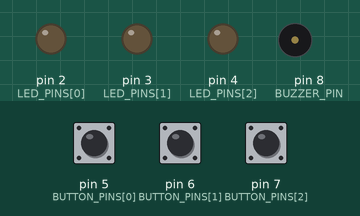
This program was run on a simulated Arduino Uno, built with avr-gcc and run on an emulated ATmega328P. Shown: output pins drawn as LEDs (lit = HIGH), buzzer (waves = sounding). Dashed ring = blinking. The test bench sets the inputs (shaded band); at power-on: pin 5 (BUTTON_PINS[0]) HIGH, pin 6 (BUTTON_PINS[1]) HIGH, pin 7 (BUTTON_PINS[2]) HIGH. Random numbers use the default seed unless the program sets one.

Above: at 1.9 s.
2.0 s: pin 5 (BUTTON_PINS[0]) pulled LOW for 0.15 s
At 2.47 s:
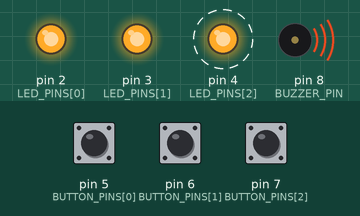
5.0 s: pin 6 (BUTTON_PINS[1]) pulled LOW for 1 s
At 8.3 s:
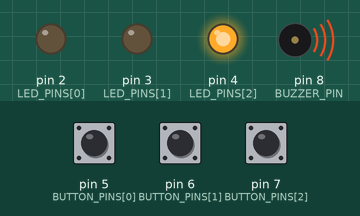
9.0 s: pin 5 (BUTTON_PINS[0]) pulled LOW for 1 s
At 10.72 s:
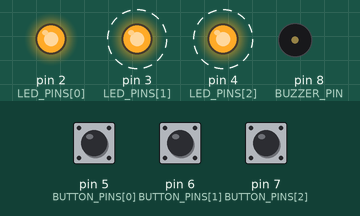
12.0 s: pin 5 (BUTTON_PINS[0]) pulled LOW for 3.2 s
At 13.25 s:
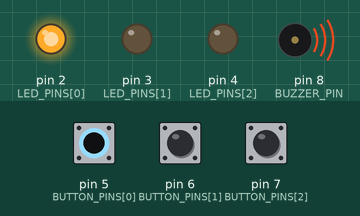
Timing chart, 0 to 19.5 s (numbered marks = the images above; inputs shaded):
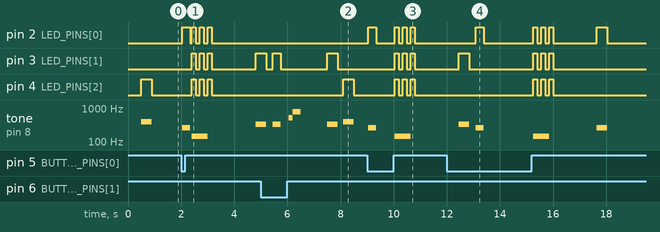

The program:

main.cpp
```cpp
#include <Arduino.h>

// 📌 Configuración de Pines
const uint8_t LED_PINS[3]    = {2, 3, 4}; // Pins para LEDs: Rojo(2), Azul(3), Amarillo(4)
const uint8_t BUTTON_PINS[3] = {5, 6, 7}; // Pins para Botones: Rojo(5), Azul(6), Amarillo(7)
const uint8_t BUZZER_PIN     = 8;        // Pin para el Zumbador

const int TONOS[3] = {261, 329, 392};    // Tonos para cada color (Do, Mi, Sol)

uint8_t secuencia[100];                  // Arreglo para guardar la secuencia
uint8_t nivelActual = 0;                 // Contador de nivel del juego


// SETUP: CONFIGURACIÓN INICIAL DEL HARDWARE
void setup() {
  for (byte i = 0; i < 3; i++) {
    pinMode(LED_PINS[i], OUTPUT);
    digitalWrite(LED_PINS[i], LOW);

    // INPUT_PULLUP activa la resistencia interna del Arduino
    pinMode(BUTTON_PINS[i], INPUT_PULLUP);
  }

  pinMode(BUZZER_PIN, OUTPUT);

  // Usar entrada analógica no conectada para aleatoriedad
  randomSeed(analogRead(A0));
}

// FUNCIONES AUXILIARES DE SONIDO Y LUZ
void encenderElemento(byte indice, int duracion) {
  digitalWrite(LED_PINS[indice], HIGH);
  tone(BUZZER_PIN, TONOS[indice]);
  delay(duracion);
  digitalWrite(LED_PINS[indice], LOW);
  noTone(BUZZER_PIN);
}

void reproducirSecuencia() {
  for (int i = 0; i < nivelActual; i++) {
    encenderElemento(secuencia[i], 400);
    delay(200);
  }
}

// LECTURA DE BOTONES CON ANTIRREBOTE (DEBOUNCE)
int leerBotonConDebounce() {
  while (true) {
    for (byte i = 0; i < 3; i++) {
      // El botón presionado manda una señal LOW al estar en PULLUP
      if (digitalRead(BUTTON_PINS[i]) == LOW) {
        delay(50); // Tiempo de espera antirrebote

        if (digitalRead(BUTTON_PINS[i]) == LOW) {
          encenderElemento(i, 300);

          // Esperar a que el usuario suelte el botón
          while (digitalRead(BUTTON_PINS[i]) == LOW);
          delay(50);

          return i; // Devuelve el índice del botón presionado
        }
      }
    }
  }
}

// SECUENCIA DE PERDIDA (GAME OVER)
void juegoTerminado() {
  tone(BUZZER_PIN, 150, 600);

  for (int i = 0; i < 3; i++) {
    for (byte j = 0; j < 3; j++) {
      digitalWrite(LED_PINS[j], HIGH);
    }
    delay(150);
    for (byte j = 0; j < 3; j++) {
      digitalWrite(LED_PINS[j], LOW);
    }
    delay(150);
  }

  nivelActual = 0; // Reinicia el nivel
  delay(1000);
}


// BUCLE PRINCIPAL DEL JUEGO
void loop() {
  // 1. Agregar nuevo paso aleatorio a la secuencia
  secuencia[nivelActual] = random(0, 3);
  nivelActual++;

  delay(500);

  // 2. Mostrar la secuencia acumulada al usuario
  reproducirSecuencia();

  // 3. Esperar y verificar las entradas del usuario
  for (int i = 0; i < nivelActual; i++) {
    int botonPresionado = leerBotonConDebounce();

    if (botonPresionado != secuencia[i]) {
      juegoTerminado();
      return;
    }
  }

  // 4. Sonido de éxito al completar el nivel
  tone(BUZZER_PIN, 523, 150); delay(150);
  tone(BUZZER_PIN, 784, 300); delay(300);
  delay(500);
}
```

Measured:
- after the input at 2.0 s, pin 3 (LED_PINS[1]): LOW → HIGH after 0.40 s, then repeats every 0.30 s: LOW 0.15 s, HIGH 0.15 s; pin 4 (LED_PINS[2]): alternates HIGH for 0.15 s and LOW for 0.15 s, 6 changes in all, then stays LOW, starting after 0.40 s
- after the input at 5.0 s, pin 4 (LED_PINS[2]): LOW → HIGH after 3.1 s, → LOW 0.40 s later
- after the input at 9.0 s, pin 2 (LED_PINS[0]): LOW → HIGH after 0.05 s, → LOW 0.30 s later, → HIGH 0.70 s later, → LOW 0.15 s later, … (8 changes in this stretch); pin 3 (LED_PINS[1]): alternates HIGH for 0.15 s and LOW for 0.15 s, 6 changes in all, then stays LOW, starting after 1.1 s
- after the input at 12.0 s, pin 2 (LED_PINS[0]): LOW → HIGH after 1.1 s, → LOW 0.30 s later, → HIGH 1.8 s later, → LOW 0.15 s later, … (10 changes in this stretch); pin 4 (LED_PINS[2]): alternates HIGH for 0.15 s and LOW for 0.15 s, 6 changes in all, then stays LOW, starting after 3.3 s
